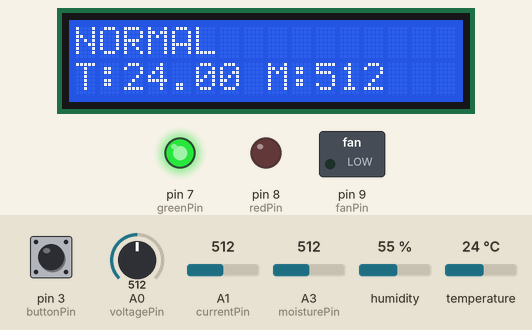
Bench run of a sketch on a simulated Arduino Uno, built with avr-gcc and run on an emulated ATmega328P. Parts: 16×2 character LCD, switched loads named in the sketch (green lamp = pin HIGH), output pins drawn as LEDs (lit = HIGH). The test bench sets the inputs (shaded band); at power-on: pin 3 (buttonPin) HIGH, A0 (voltagePin) = 512, A1 (currentPin) = 512, A3 (moisturePin) = 512, humidity 55 %, temperature 24 °C.

Above: at 1.2 s.
1.3 s: pin 3 (buttonPin) pulled LOW for 1.25 s
At 3.4 s:
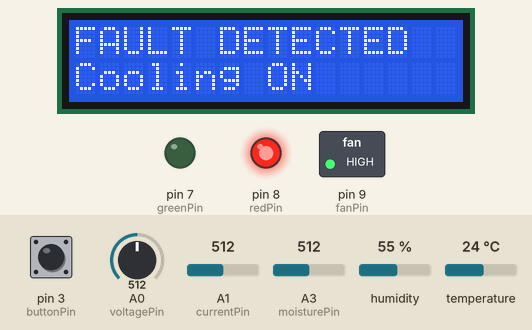
8.6 s: A0 (voltagePin) set to 716
At 14.2 s:
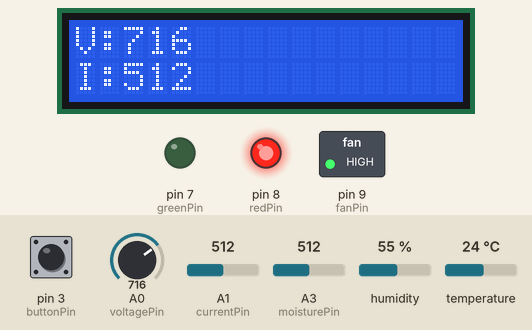
14.7 s: A1 (currentPin) set to 716
At 19.9 s:
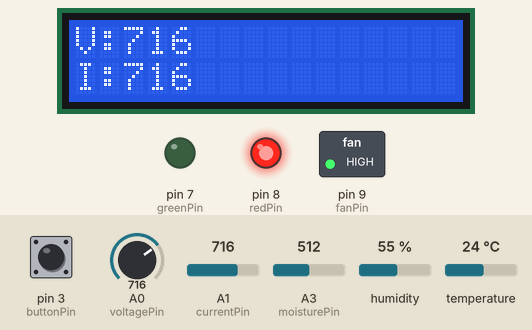
20.8 s: A0 (voltagePin) set to 992
At 25.6 s:
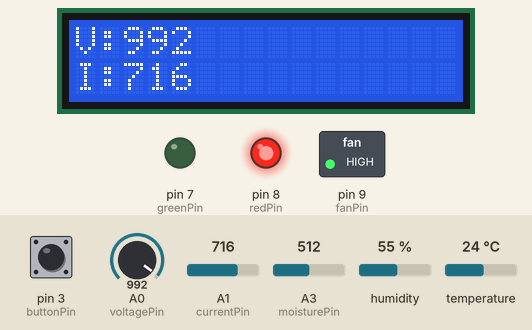
26.9 s: A1 (currentPin) set to 992
At 32.5 s:
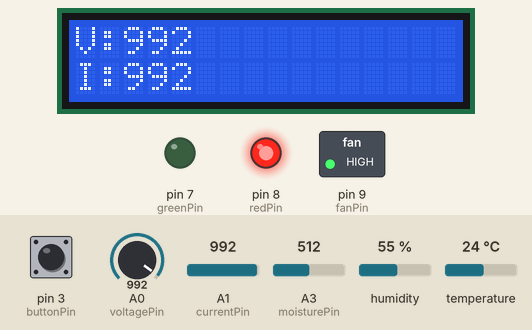
33.0 s: A0 (voltagePin) set to 306
At 38.3 s:
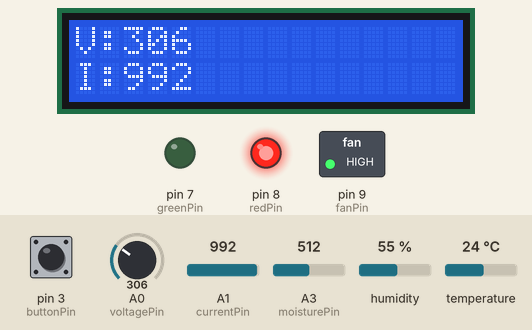
Timing chart, 0 to 39.8 s (numbered marks = the images above; inputs shaded):
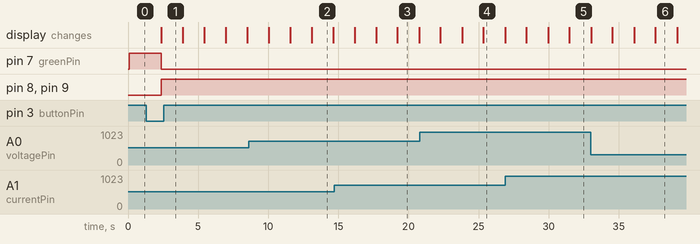

Measured:
- after the input at 1.3 s, pin 7 (greenPin): HIGH → LOW after 1.1 s; pin 8 (redPin), pin 9 (fanPin): LOW → HIGH after 1.1 s; the display: changes after 1.1 s (image 1)
- after the input at 8.6 s, the display: first differs from a run without the input after 4.5 s (image 2)
- after the input at 14.7 s, the display: first differs from a run without the input after 4.5 s (image 3)
- after the input at 20.8 s, the display: first differs from a run without the input after 4.5 s (image 4)
- after the input at 26.9 s, the display: first differs from a run without the input after 4.6 s (image 5)
- after the input at 33.0 s, the display: first differs from a run without the input after 4.6 s (image 6)
- what the display in image 2 shows lasts 1.5 s, from 13.1 s to 14.6 s

The sketch:

smart_transformer.ino
```cpp
#include <Wire.h>
#include <LiquidCrystal_I2C.h>
#include <DHT.h>

// -------- DHT --------
#define DHTPIN 2
#define DHTTYPE DHT11
DHT dht(DHTPIN, DHTTYPE);

// -------- LCD --------
LiquidCrystal_I2C lcd(0x27, 16, 2);

// -------- PINS --------
int fanPin = 9;
int buttonPin = 3;

int redPin = 8;
int greenPin = 7;

// Sensors
int voltagePin = A0;
int currentPin = A1;
int moisturePin = A3;

// -------- VARIABLES --------
bool faultMode = false;
bool lastButtonState = HIGH;

void setup() {
  lcd.init();
  lcd.backlight();

  dht.begin();

  pinMode(fanPin, OUTPUT);
  pinMode(buttonPin, INPUT_PULLUP);

  pinMode(redPin, OUTPUT);
  pinMode(greenPin, OUTPUT);

  Serial.begin(9600);
}

void loop() {

  // -------- READ BUTTON (FIXED) --------
  bool currentButtonState = digitalRead(buttonPin);

  // Detect press (HIGH → LOW)
  if (lastButtonState == HIGH && currentButtonState == LOW) {
    faultMode = !faultMode;   // TOGGLE mode
    delay(200); // debounce
  }

  lastButtonState = currentButtonState;

  // -------- READ SENSORS --------
  int voltageValue = analogRead(voltagePin);
  int currentValue = analogRead(currentPin);
  int moistureValue = analogRead(moisturePin);
  float temp = dht.readTemperature();

  // -------- NORMAL MODE --------
  if (!faultMode) {

    digitalWrite(greenPin, HIGH);
    digitalWrite(redPin, LOW);
    digitalWrite(fanPin, LOW);

    lcd.clear();
    lcd.setCursor(0, 0);
    lcd.print("NORMAL");

    lcd.setCursor(0, 1);
    lcd.print("T:");
    lcd.print(temp);
    lcd.print(" M:");
    lcd.print(moistureValue);

    delay(1000);
  }

  // -------- FAULT MODE --------
  else {

    digitalWrite(greenPin, LOW);
    digitalWrite(redPin, HIGH);
    digitalWrite(fanPin, HIGH);

    lcd.clear();
    lcd.setCursor(0, 0);
    lcd.print("FAULT DETECTED");

    lcd.setCursor(0, 1);
    lcd.print("Cooling ON");

    delay(1500);

    lcd.clear();
    lcd.setCursor(0, 0);
    lcd.print("V:");
    lcd.print(voltageValue);

    lcd.setCursor(0, 1);
    lcd.print("I:");
    lcd.print(currentValue);

    delay(1500);
  }
}
```
